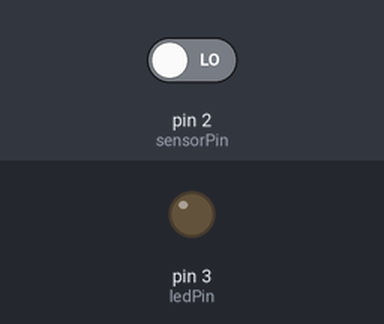
The sketch below on a simulated Arduino Uno, built with avr-gcc and run on an emulated ATmega328P. Shown: output pins drawn as LEDs (lit = HIGH). Inputs (shaded band) come from the test bench; at power-on: pin 2 (sensorPin) LOW.

Above: at 1.2 s.
1.3 s: pin 2 (sensorPin) driven HIGH
At 2.5 s:
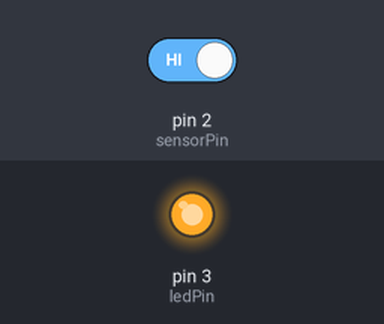
2.8 s: pin 2 (sensorPin) driven LOW
At 3.9 s:
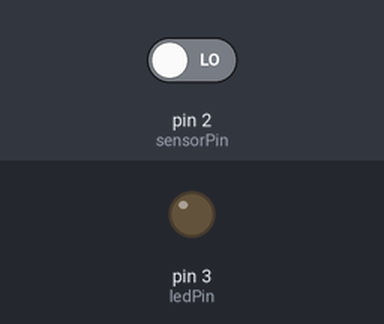
Timing chart, 0 to 5.8 s (numbered marks = the images above; inputs shaded):
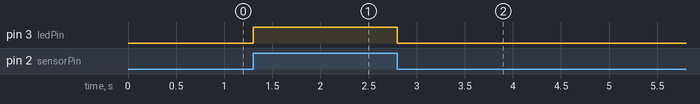

The sketch:

Sensor_PIR.ino
```cpp
int sensorPin = 2;
int ledPin = 3;

void setup() {
 pinMode(sensorPin, INPUT);
 pinMode(ledPin, OUTPUT);
}
void loop() {
  if(digitalRead(sensorPin) == HIGH){
    digitalWrite(ledPin, HIGH);
  }else{
    digitalWrite(ledPin, LOW);
    }
}
```

Measured:
- after the input at 1.3 s, pin 3 (ledPin): LOW → HIGH at once
- after the input at 2.8 s, pin 3 (ledPin): HIGH → LOW at once
